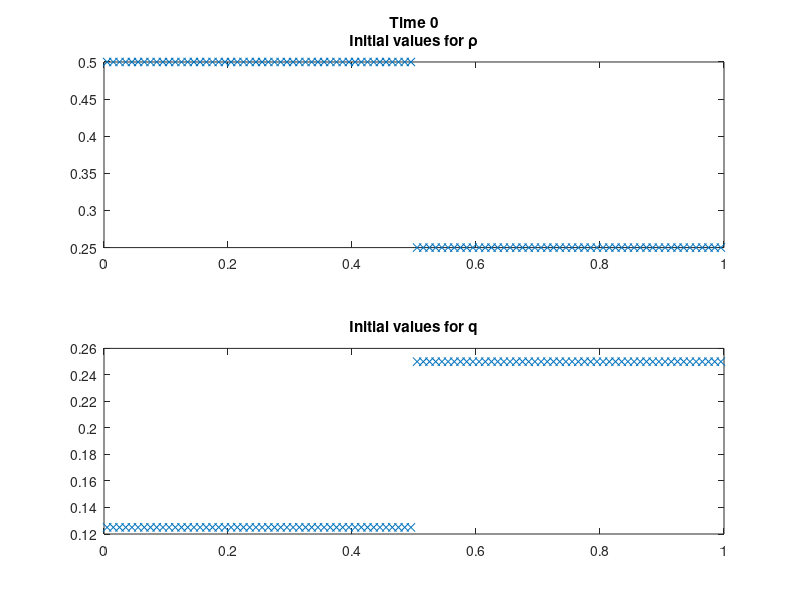

Write the MATLAB code that produced this figure. (Note: this script raises an error after producing the figure.)
H = 1;
%number of cells
N = 100;
a = 0;
b = 1;
dx = (b-a)/N;
t = 0;

x = (a+dx/2:dx:b-dx/2);

u0 = 1/4*ones(2,N);
u0(1,1:50) = 2*u0(1,1:50);
u0(2,1:50) = 1/2*u0(2,1:50);


figure
plot_p = subplot(2,1,1);
plot(plot_p,x,u0(1,:),'x')
title(plot_p,{['Time ',num2str(t)];'Initial values for \rho'})
plot_q = subplot(2,1,2);
plot(plot_q,x,u0(2,:),'x');
title(plot_q,'Initial values for q')
axis([plot_p,plot_q],[a b 0 0.6])
pause

dt = get_dt(H,u0,dx);
u = godunovStep(u0,dt,dx,H);
for i = 1:2*N
    
    t = t+dt;
    plot_p = subplot(2,1,1);
    plot(plot_p,x,u(1,:),'x');
    title(['t = ',num2str(t)]);
    title(plot_p,{['Time ',num2str(t)];'Values for \rho'})
    plot_q = subplot(2,1,2);
    plot(plot_q,x,u(2,:),'x');
    title(plot_q,'Values for q')
    axis([plot_p,plot_q],[a b 0 0.6])
    
    pause(dt);
    
    dt = get_dt(H,u,dx);
    u = godunovStep(u,dt,dx,H);
    
end
    
